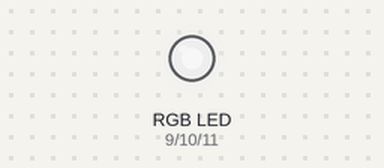
Bench run of a sketch on a simulated Arduino Uno, built with avr-gcc and run on an emulated ATmega328P. On the bench: an RGB LED mixed from three pins (HIGH = lit).

Above: at 0.1 s.
Timing chart, 0 to 1.6 s (numbered marks = the images above):
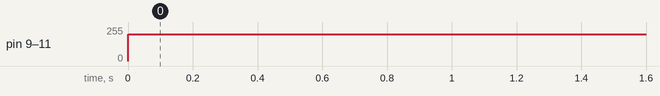

Measured:
- by itself, pin 9 (red), pin 10 (green), pin 11 (blue): 0/255 → 200/255 at 0.00 s

The sketch:

rgbTest.ino
```cpp
//init pins
int red = 9;
int green = 10;
int blue = 11;
void setup() {
  pinMode(red, OUTPUT);
  pinMode(green,OUTPUT);
  pinMode(blue,OUTPUT);

}

void loop() {
  analogWrite(red, 200);
  analogWrite(green, 200);
  analogWrite(blue, 200);
}
```
